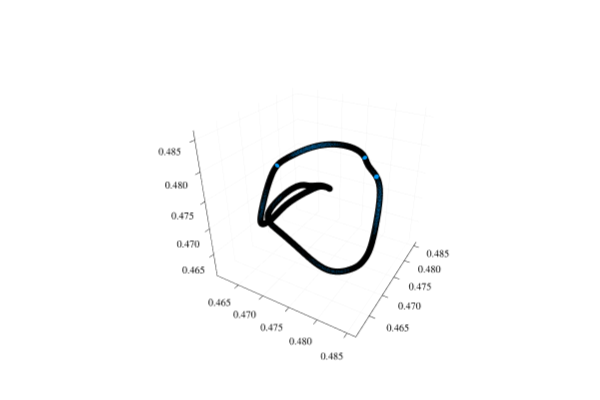

Notebook source saved alongside this figure:
### Code cell
scatter(x[1:T:end-2T],x[1+T:T:end-T], x[1+2T:T:end], markersize=1)

### Figure 1 — Plotly figure (JSON) as saved in the notebook; plotly's stock layout.template omitted (floating-point values rounded to 4 significant figures; data arrays with more than 128 entries replaced by an {"elided": "..."} marker saying what was removed)
{"data": [{"colorbar": {"title": {"text": ""}}, "legendgroup": "y1", "marker": {"color": "rgba(0, 154, 250, 1.000)", "line": {"color": "rgba(0, 0, 0, 1)", "width": 1}, "size": 2, "symbol": "circle"}, "mode": "markers", "name": "y1", "scene": "scene", "showlegend": true, "type": "scatter3d", "x": {"elided": "1998 float values"}, "xaxis": "x", "y": {"elided": "1998 float values"}, "yaxis": "y", "z": {"elided": "1998 float values"}, "zaxis": "z", "zmax": null, "zmin": null}], "layout": {"annotations": [], "height": 400, "margin": {"b": 20, "l": 0, "r": 0, "t": 20}, "paper_bgcolor": "rgba(255, 255, 255, 1.000)", "plot_bgcolor": "rgba(255, 255, 255, 1.000)", "scene": {"aspectmode": "auto", "aspectratio": {"x": 1.0, "y": 1.0, "z": 1.0}, "camera": {"eye": {"x": 1.126, "y": -1.95, "z": 1.3}}, "domain": {"x": [0.08064, 0.9934], "y": [0.03762, 0.9902]}, "xaxis": {"gridcolor": "rgba(0, 0, 0, 0.1)", "gridwidth": 0.5, "linecolor": "rgba(0, 0, 0, 1)", "mirror": false, "range": [0.4604, 0.4864], "showgrid": true, "showline": true, "showticklabels": true, "tickangle": 0, "tickcolor": "rgb(0, 0, 0)", "tickfont": {"color": "rgba(0, 0, 0, 1)", "family": "sans-serif", "size": 11}, "tickmode": "array", "ticks": "inside", "ticktext": ["0.465", "0.470", "0.475", "0.480", "0.485"], "tickvals": [0.465, 0.47, 0.475, 0.48, 0.485], "title": {"font": {"color": "rgba(0, 0, 0, 1)", "family": "sans-serif", "size": 15}, "text": ""}, "type": "linear", "visible": true, "zeroline": false, "zerolinecolor": "rgba(0, 0, 0, 1)"}, "yaxis": {"gridcolor": "rgba(0, 0, 0, 0.1)", "gridwidth": 0.5, "linecolor": "rgba(0, 0, 0, 1)", "mirror": false, "range": [0.4604, 0.4864], "showgrid": true, "showline": true, "showticklabels": true, "tickangle": 0, "tickcolor": "rgb(0, 0, 0)", "tickfont": {"color": "rgba(0, 0, 0, 1)", "family": "sans-serif", "size": 11}, "tickmode": "array", "ticks": "inside", "ticktext": ["0.465", "0.470", "0.475", "0.480", "0.485"], "tickvals": [0.465, 0.47, 0.475, 0.48, 0.485], "title": {"font": {"color": "rgba(0, 0, 0, 1)", "family": "sans-serif", "size": 15}, "text": ""}, "type": "linear", "visible": true, "zeroline": false, "zerolinecolor": "rgba(0, 0, 0, 1)"}, "zaxis": {"gridcolor": "rgba(0, 0, 0, 0.1)", "gridwidth": 0.5, "linecolor": "rgba(0, 0, 0, 1)", "mirror": false, "range": [0.4604, 0.4864], "showgrid": true, "showline": true, "showticklabels": true, "tickangle": 0, "tickcolor": "rgb(0, 0, 0)", "tickfont": {"color": "rgba(0, 0, 0, 1)", "family": "sans-serif", "size": 11}, "tickmode": "array", "ticks": "inside", "ticktext": ["0.465", "0.470", "0.475", "0.480", "0.485"], "tickvals": [0.465, 0.47, 0.475, 0.48, 0.485], "title": {"font": {"color": "rgba(0, 0, 0, 1)", "family": "sans-serif", "size": 15}, "text": ""}, "type": "linear", "visible": true, "zeroline": false, "zerolinecolor": "rgba(0, 0, 0, 1)"}}, "showlegend": false, "width": 600}}
